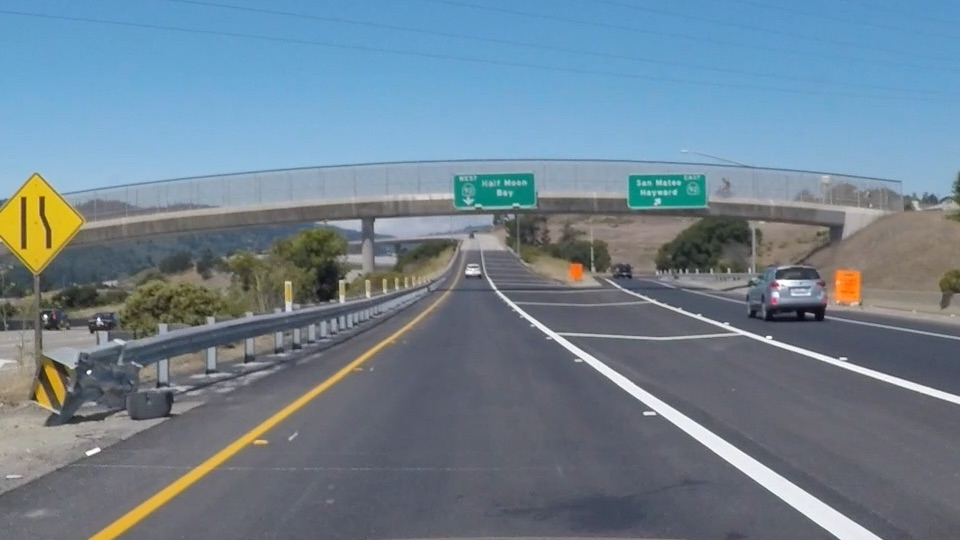
//> input picture exit-ramp.jpg, 960 x 540 px
$ ./cannymorph ../exit-ramp.jpg   (built with g++ and OpenCV 4)
//> lines starting //> are read from the running program, lines starting //| are printed output that depends on the picture; after the words box and inside, x2 and y2 are one past the last pixel; in counts of white or black regions, pixels touching at a corner belong together
#include <stdio.h>
#include "opencv2/imgproc/imgproc.hpp"
#include "opencv2/highgui/highgui.hpp"
#include <stdlib.h>
#include <opencv2/opencv.hpp>
using namespace cv;
using namespace std;

    Mat image, img_gray;
    Mat dst, detected_edges;
    Mat opening, kernel;

    int elmt_kernel_size=3;

    int edgeThresh = 1;
    int lowThreshold;
    int const max_lowThreshold = 100;
    int threshratio = 3;
    int kernel_size = 3;
    String window_name = "Edge Map";


void CannyThreshold(int, void*)
{
    // Reduce noise with a kernel 3x3 Blur
    // Blurring is very useful for smoothing the color between pixel so only the edges stands out
    blur( img_gray, detected_edges, Size(3,3) );

    // Canny detector
    Canny( detected_edges, detected_edges, lowThreshold, lowThreshold*threshratio, kernel_size );

    // Using Canny's output as a mask, we display our result
    dst = Scalar::all(0);

    // Copy the real image value to dst with masking of detected edges
    image.copyTo( dst, detected_edges);

    // Show the results

    imshow( window_name, dst );
}

void Morph(int, void*)
{
    // Creating a kernel
    Mat dilation_kernel = getStructuringElement(MORPH_ELLIPSE , Size(3,3),Point(-1,-1));
    Mat kernel = getStructuringElement(MORPH_ELLIPSE , Size(elmt_kernel_size+1,elmt_kernel_size+1),Point(-1,-1));

    // Morphological transformation dilate then open
    dilate(detected_edges, opening, dilation_kernel);
    morphologyEx(opening, opening, MORPH_CLOSE, kernel);

    // Show the results
    imshow("Dilation", opening);
}

int main(int argc, char** argv )
{
    if ( argc != 2 )
    {
        printf("usage: DisplayImage.out <Image_Path>\n");
        return -1;
    }

    image = imread( argv[1], 1 );
//> image is the input picture: 540 rows x 960 cols, CV_8UC3; mean B, G, R 144.4, 130.2, 111.3
    if ( !image.data )
    {
        printf("No image data \n");
        return -1;
    }
    // Create a matrix with the same size for final display
    dst.create( image.size(), image.type() );

    // For canny edges, it is important to set and change to grayscale color
    cvtColor( image, img_gray, COLOR_BGR2GRAY );
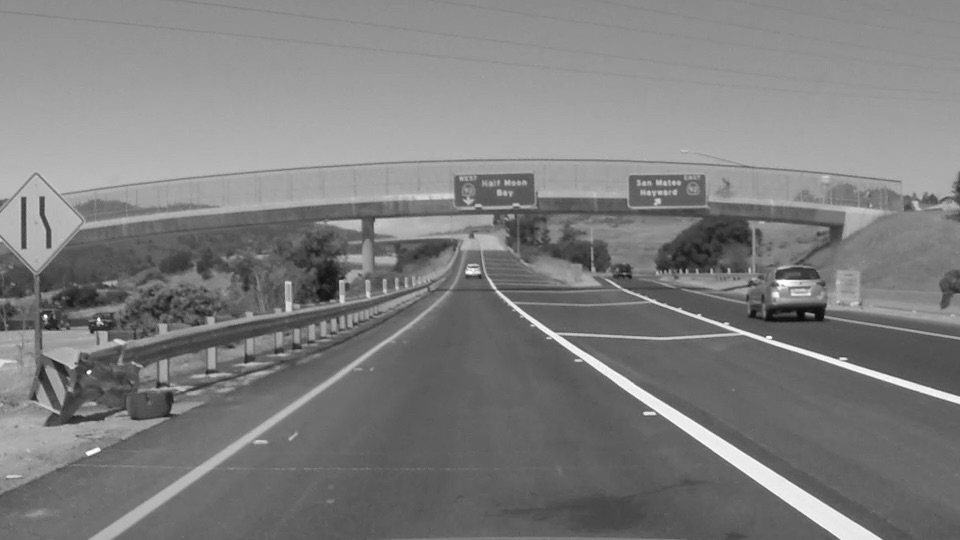
//> img_gray: 540 rows x 960 cols, CV_8UC1; min 7, max 255, mean 126.2

    // Create a window
    namedWindow( window_name, WINDOW_AUTOSIZE );
    namedWindow( "Dilation", WINDOW_AUTOSIZE );

    // Create a Trackbar for user to enter threshold
    // Create Trackbar is running on a function, so it will be forever looping
    createTrackbar( "Min Threshold:", window_name, &lowThreshold, max_lowThreshold, CannyThreshold );
    createTrackbar( "Kernel Size Element:", "Dilation", &elmt_kernel_size, 75, Morph );

    // Initialize Function
    CannyThreshold(0, 0);
//> in CannyThreshold, `Canny( detected_edges, detected_edges, lowThreshold, lowThreshold*thre..`:
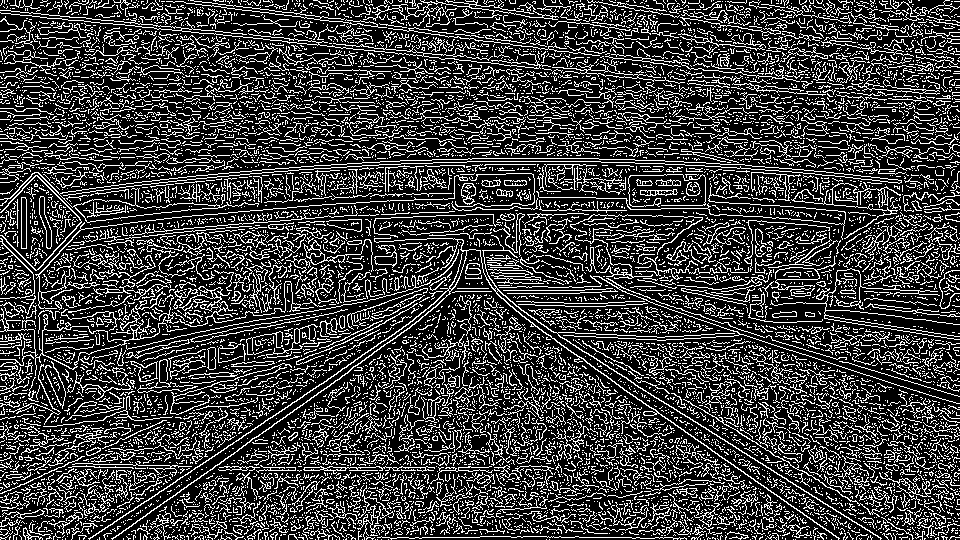
//> detected_edges: 540 rows x 960 cols, CV_8UC1; 24.1% white in thin lines or dots
//> in CannyThreshold, `image.copyTo( dst, detected_edges);`:
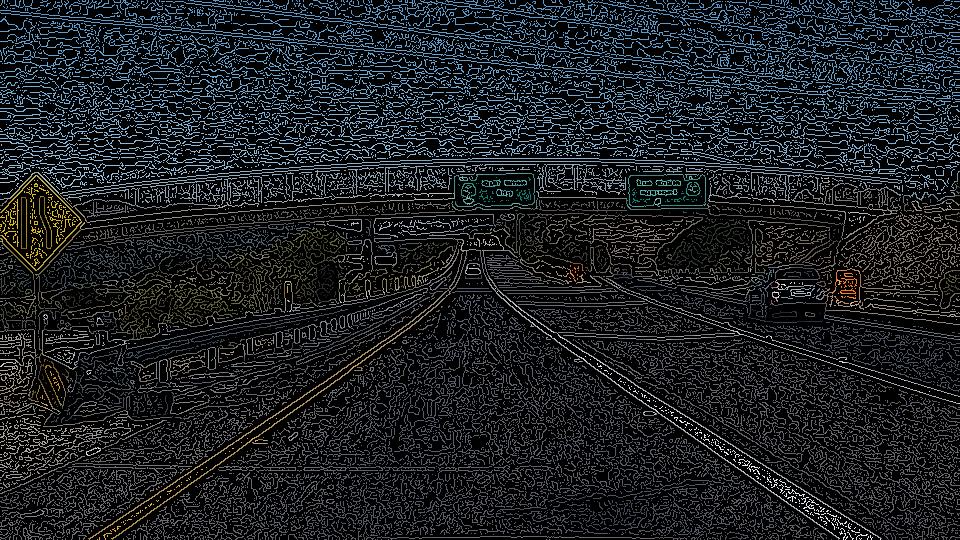
//> dst: 540 rows x 960 cols, CV_8UC3; mean B, G, R 34.7, 31.3, 26.8
    Morph(0,0);
//> in Morph, `dilate(detected_edges, opening, dilation_kernel);`:
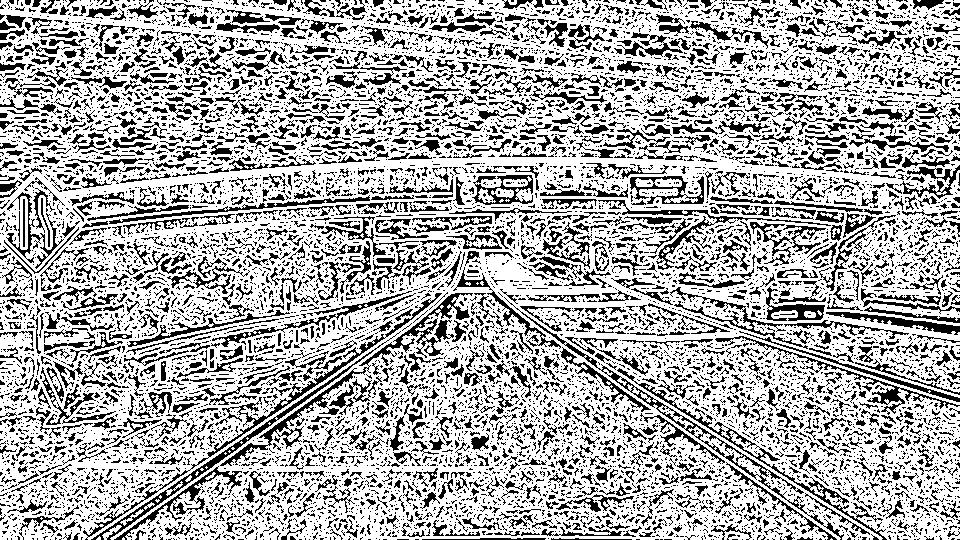
//> opening: 540 rows x 960 cols, CV_8UC1; 68.6% white; black in thin lines or dots
//> in Morph, `morphologyEx(opening, opening, MORPH_CLOSE, kernel);`:
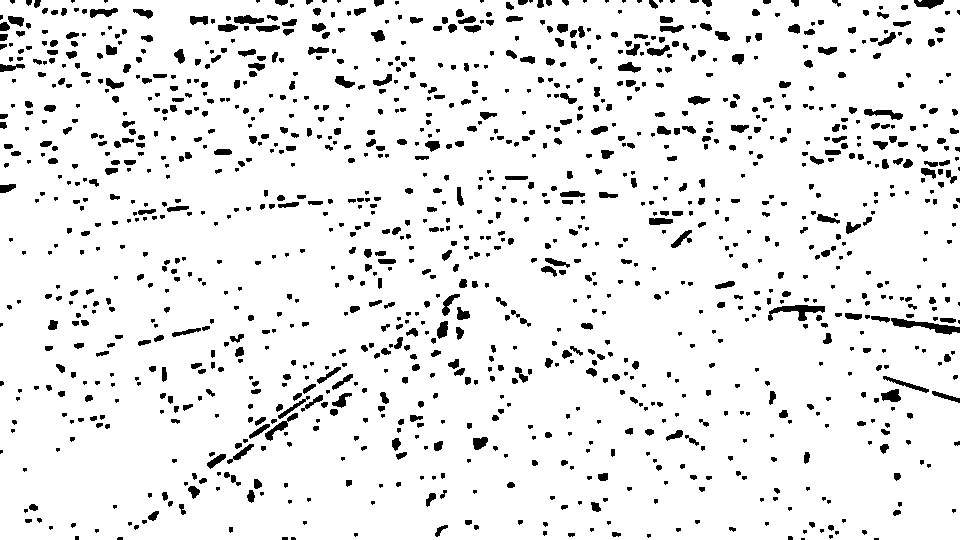
//> opening: 540 rows x 960 cols, CV_8UC1; 92.3% white; 1252 black regions (558 under 20 px), largest, box (x1, y1, x2, y2) and area: (891, 318, 960, 335) 458, (768, 305, 825, 321) 411, (265, 413, 298, 441) 224

    // Wait until user exit program by pressing a key
    waitKey(0);

    return 0;
}
